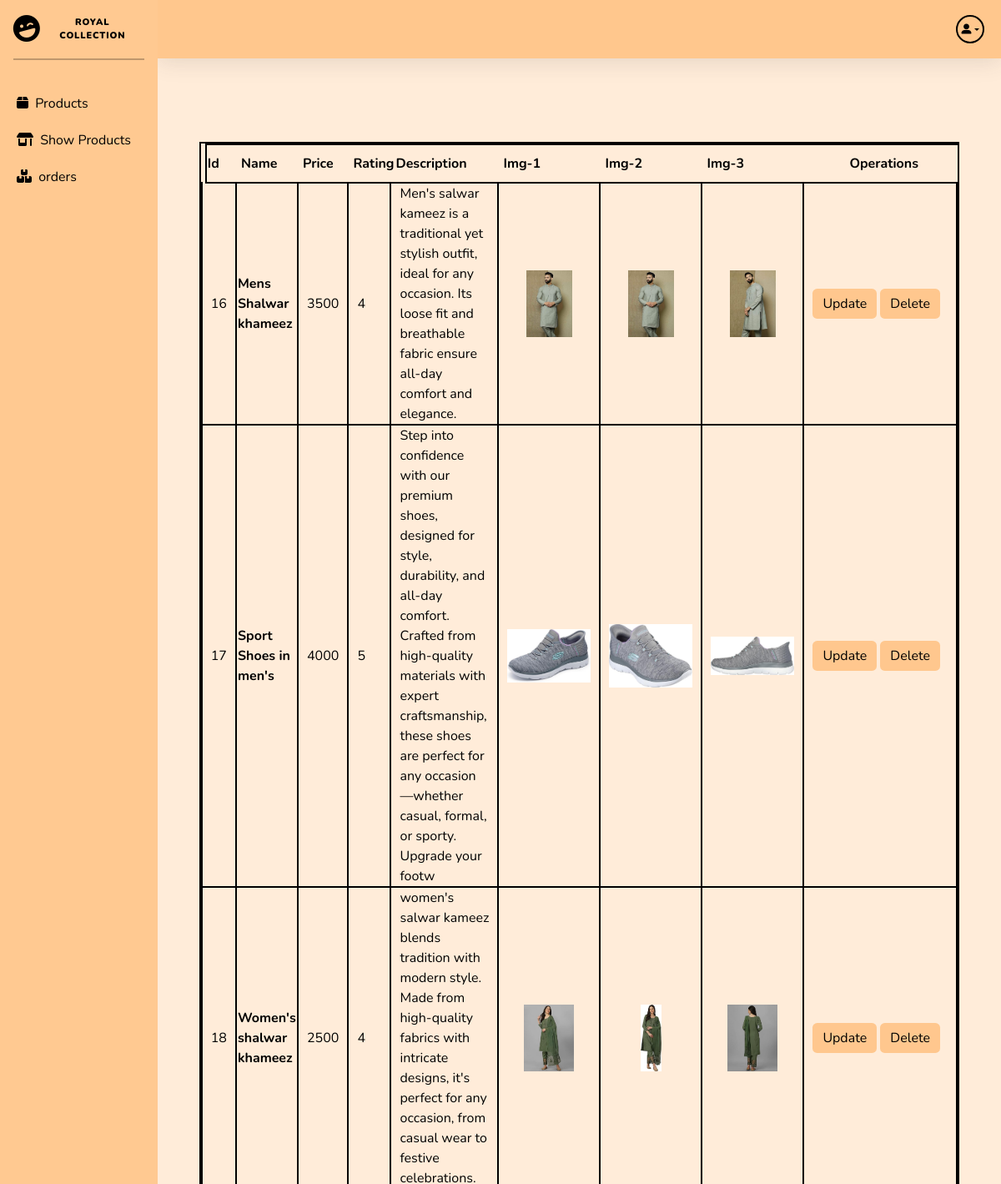
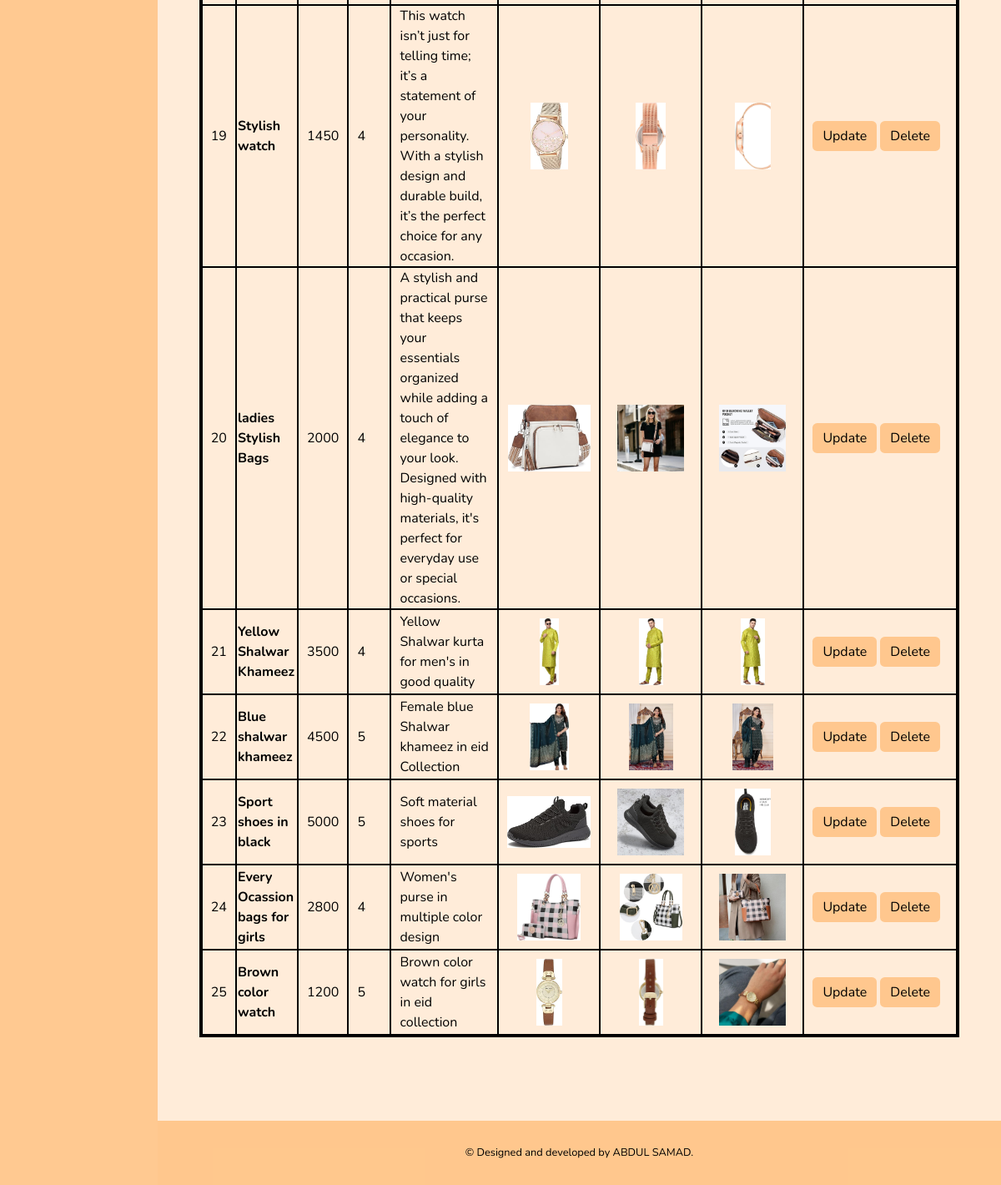
The page /admin/admin-product-show.php on the database its author committed (2 pictures, top to bottom).
### tables this page shows
CREATE TABLE `products` (
  `product_id` int(11) NOT NULL,
  `product_name` varchar(255) NOT NULL,
  `product_price` varchar(255) NOT NULL,
  `product_rating` varchar(255) DEFAULT NULL,
  `product_img` text DEFAULT NULL,
  `product-img-2` text NOT NULL,
  `product-img-3` text NOT NULL,
  `product-desc` varchar(255) NOT NULL
);

### admin/admin-product-show.php (the view)
<?php
    include 'includes/header.php';
    include 'includes/admin-sidebar.php';
    include 'includes/admin-navbar.php';
    include '../connection.php';
    $fetchdata = "SELECT * FROM products";
    $fetchquery = mysqli_query($con,$fetchdata);
?>
    <section class="show-product-table">
        <div class="show-product-table-container p-6">
            <table class="table-responsive">
            <thead>
                <tr>
                <th scope="col">Id</th>
                <th scope="col">Name</th>
                <th scope="col">Price</th>
                <th scope="col">Rating</th>
                <th scope="col">Description</th>
                <th scope="col">Img-1</th>
                <th scope="col">Img-2</th>
                <th scope="col">Img-3</th>
                <th scope="col" class="operator-column">Operations</th>
                </tr>
            </thead>
            <tbody>
                <?php
                while($row = mysqli_fetch_assoc($fetchquery)){
                echo '<tr>';
                echo'<td>'.$row['product_id'].'</td>';
                echo'<th scope="row">'.$row['product_name'].'</th>';
                echo'<td>'.$row['product_price'].'</td>';
                echo'<td>'.$row['product_rating'].'</td>';
                echo'<td>'.$row['product-desc'].'</td>';
                echo'<td><img src="'. $row['product_img'].'"style="width:100px; height:100px; object-fit:contain; class="product-show-img""></td>';
                echo'<td><img src="'.$row['product-img-2'].'"style="width:100px; height:100px; object-fit:contain;"></td>';
                echo'<td><img src="'.$row['product-img-3'].'"style="width:100px; height:100px; object-fit:contain;"</td>';
                echo'<td>
                <a href="./admin-update-fields.php?id='.$row['product_id'].'"<button type="button" class="btn btn-primary">Update</button></a>
                <form action="admin-delete.php" method="POST" style="display:inline;">
                <input type="hidden" name="id" value="'. $row['product_id'] .'" >
                <button type="submit" class="btn btn-danger" onclick="return confirm(\'Are you sure you want to delete this product?\');">Delete</button>
                </form>
                </td>';
                echo'</tr>';
            }
            ?>
            </tbody>
            </table>
        </div>
    </section>
<?php
    include 'includes/admin-footer.php';
?>

### admin/includes/header.php (shortened to what this page needs)
<!DOCTYPE html>
<html lang="en">
<head>
    <link href="../admin/vendor/fontawesome-free/css/all.min.css" rel="stylesheet" type="text/css">
    <link rel="stylesheet" href="https://cdnjs.cloudflare.com/ajax/libs/font-awesome/6.6.0/css/all.min.css"
 />
    <link href="https://cdn.jsdelivr.net/npm/bootstrap@5.3.3/dist/css/bootstrap.min.css" rel="stylesheet">
    <link href="../admin/css/admin-panel.css" rel="stylesheet" type="text/css">
</head>
<body id="page-top">

### admin/includes/admin-sidebar.php
<div id="wrapper">
    <ul class="navbar-nav sidebar accordion" id="accordionSidebar"style="  background-color: rgba(255, 196, 133, 0.9);">
        <a class="sidebar-brand d-flex align-items-center justify-content-center" href="index.html">
            <div class="sidebar-brand-icon rotate-n-15">
                <i class="fas fa-laugh-wink"></i>
            </div>
            <div class="sidebar-brand-text mx-3">ROYAL COLLECTION </div>
        </a>
        <hr class="sidebar-divider my-0" style="border:1px solid black;">
        <li class="sidebar-page-li active">
            <a class="side-bar-links" href="admin-product.php">
                 <i class="fa-solid fa-box"></i>
                <span style="color:black;">Products</span></a>
        </li>
        <li class="sidebar-page-li">
        <a href="admin-product-show.php" class="side-bar-links">
            <i class="fa-solid fa-shop"></i>
            <span>Show Products</span></a>
        </li>
        <li class="sidebar-page-li">
        <a href="insertdata.php" class="side-bar-links">
            <i class="fa-solid fa-boxes-stacked"></i>
            <span>orders</span></a>
        </li>
    </ul>

### admin/includes/admin-navbar.php (shortened to what this page needs)
<div id="content-wrapper" class="d-flex flex-column">
    <div id="content">
        <nav class="navbar navbar-expand topbar mb-4 static-top shadow" style="background-color:rgba(255, 196, 133, 0.9);">
        <div class="btn-group">
        <button type="button" class="btn btn-secondary dropdown-toggle" data-bs-toggle="dropdown" data-bs-display="static" aria-expanded="false">
        <i class="fa-solid fa-user-large"></i>
        </button>
        </div>
        </nav>

### admin/includes/admin-footer.php (shortened to what this page needs)
            <footer class="sticky-footer w-100" style="background-color:rgba(255, 196, 133, 0.9); color:black;">
                <div class="container my-auto w-100">
                    <div class="copyright text-center my-auto w-100">
                        <span>&copy; Designed and developed by ABDUL SAMAD.</span>
                    </div>
                </div>
            </footer>
        </div>
    </div>
</body>
</html>

### rows shown on the page
products: product_id "16", product_name "Mens Shalwar khameez", product_price "3500", product_rating "4", value "Men's salwar kameez is a traditional yet stylish outfit, ideal for any occasion. Its loose fit and breathable fabric ensure all-day comfort and elegance.", product_img (picture), value (picture)
products: product_id "17", product_name "Sport Shoes in men's", product_price "4000", product_rating "5", value "Step into confidence with our premium shoes, designed for style, durability, and all-day comfort. Crafted from high-quality materials with expert craftsmanship, these shoes are perfect for any occasion—whether casual, formal, or sporty. Upgrade your footw", product_img (picture), value (picture)
products: product_id "18", product_name "Women's shalwar khameez", product_price "2500", product_rating "4", value "women's salwar kameez blends tradition with modern style. Made from high-quality fabrics with intricate designs, it's perfect for any occasion, from casual wear to festive celebrations.", product_img (picture), value (picture)
products: product_id "19", product_name "Stylish watch", product_price "1450", product_rating "4", value "This watch isn’t just for telling time; it’s a statement of your personality. With a stylish design and durable build, it’s the perfect choice for any occasion.", product_img (picture), value (picture)
products: product_id "20", product_name "ladies Stylish Bags", product_price "2000", product_rating "4", value "A stylish and practical purse that keeps your essentials organized while adding a touch of elegance to your look. Designed with high-quality materials, it's perfect for everyday use or special occasions.", product_img (picture), value (picture)
products: product_id "21", product_name "Yellow Shalwar Khameez", product_price "3500", product_rating "4", value "Yellow Shalwar kurta for men's in good quality", product_img (picture), value (picture)
products: product_id "22", product_name "Blue shalwar khameez", product_price "4500", product_rating "5", value "Female blue Shalwar khameez in eid Collection", product_img (picture), value (picture)
products: product_id "23", product_name "Sport shoes in black", product_price "5000", product_rating "5", value "Soft material shoes for sports", product_img (picture), value (picture)
products: product_id "24", product_name "Every Ocassion bags for girls", product_price "2800", product_rating "4", value "Women's purse in multiple color design", product_img (picture), value (picture)
products: product_id "25", product_name "Brown color watch", product_price "1200", product_rating "5", value "Brown color watch for girls in eid collection", product_img (picture), value (picture)
